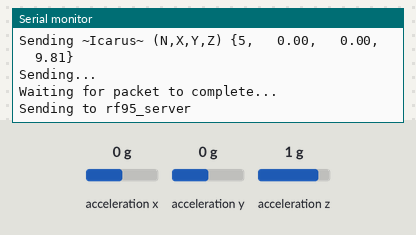
A sketch run on a simulated Arduino Uno, built with avr-gcc and run on an emulated ATmega328P. Parts: the last lines printed to the serial monitor. The inputs (shaded band) are chosen by the test bench; at power-on: acceleration x 0 g, acceleration y 0 g, acceleration z 1 g. No radio packets arrive unless stated.

Above: at 1.3 s.
1.4 s: acceleration x set to -1.4 g
At 1.44 s:
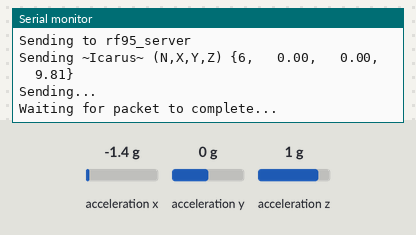
3.1 s: acceleration y set to -1.4 g
At 3.23 s:
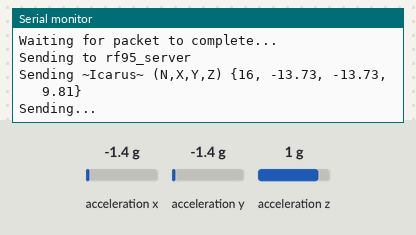
4.8 s: acceleration z set to -1.4 g
At 4.8 s:
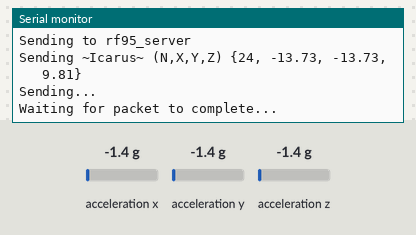
6.5 s: acceleration x set to -0.8 g
At 6.67 s:
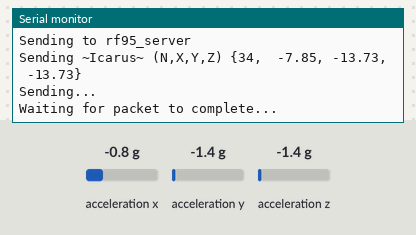
8.2 s: acceleration y set to -0.8 g
At 8.35 s:
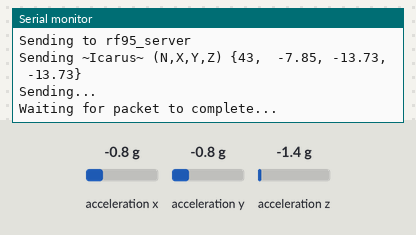
10.0 s: acceleration z set to -0.8 g
At 10.03 s:
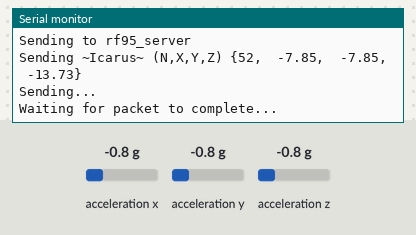

The sketch:

sketch_oct24a.ino
```cpp
#include <Wire.h>
#include <Adafruit_Sensor.h>
#include <Adafruit_ADXL345_U.h>


#include <SPI.h>

#include <RH_RF95.h>

#define RFM95_CS 9 // 0
//#define RFM95_RST 9
#define RFM95_INT 2 // 2
#define RF95_FREQ 915.0

// Singleton instanttttttttttttttttttttttttttttttce of the radio driver
RH_RF95 rf95(RFM95_CS, RFM95_INT);

// if using the Moteino board, initilize it as an arduino uno


// Create instance of the radio

Adafruit_ADXL345_Unified accel = Adafruit_ADXL345_Unified(12345);

void setup() {
  Serial.begin(9600);

  if(!accel.begin()) {
    Serial.println("No ADXL345 sensor detected.");
    while(1);
  }

  //pinMode(RFM95_RST, OUTPUT);
  //digitalWrite(RFM95_RST, HIGH);

  Serial.begin(9600);
  while (!Serial) delay(1);
  delay(100);

  Serial.println("Arduino LoRa TX Test!");

  // manual reset
  //digitalWrite(RFM95_RST, LOW);
  //delay(10);
  //digitalWrite(RFM95_RST, HIGH);
  //delay(10);

  while (!rf95.init()) {
    Serial.println("LoRa radio init failed");
    while (1);
  }
  Serial.println("LoRa radio init OK!");

  // Set frequency
  if (!rf95.setFrequency(RF95_FREQ)) {
    Serial.println("setFrequency failed");
    while (1);
  }
  Serial.print("Set Freq to: "); Serial.println(RF95_FREQ);

  // Set transmitter power
  rf95.setTxPower(23, false);
}

int16_t packetnum = 0;  // packet counter, we increment per xmission

void loop() {
  sensors_event_t event;
  accel.getEvent(&event);

  Serial.println("Sending to rf95_server");
  // Send a message to rf95_server

  char radiopacket[60];
  char xbuffer[10];    dtostrf(event.acceleration.x, 7, 2, xbuffer);
  char ybuffer[10];    dtostrf(event.acceleration.y, 7, 2, ybuffer);
  char zbuffer[10];    dtostrf(event.acceleration.z, 7, 2, zbuffer);
  char pbuffer[10];    itoa(packetnum++, pbuffer, 10);

  snprintf(radiopacket, 60, "~Icarus~ (N,X,Y,Z) {%s,%s,%s,%s}", pbuffer, xbuffer, ybuffer, zbuffer);

  Serial.print("Sending "); Serial.println(radiopacket);
  radiopacket[59] = 0;

  Serial.println("Sending...");
  delay(10);
  rf95.send((uint8_t *)radiopacket, 60);

  Serial.println("Waiting for packet to complete...");
  delay(10);
  rf95.waitPacketSent();
  // Now wait for a reply
  /*uint8_t buf[RH_RF95_MAX_MESSAGE_LEN];
  uint8_t len = sizeof(buf);

  Serial.println("Waiting for reply...");
  if (rf95.waitAvailableTimeout(1000))
  {
    // Should be a reply message for us now
    if (rf95.recv(buf, &len))
   {
      Serial.print("Got reply: ");
      Serial.println((char*)buf);
      Serial.print("RSSI: ");
      Serial.println(rf95.lastRssi(), DEC);
    }
    else
    {
      Serial.println("Receive failed");
    }
  }
  else
  {
    Serial.println("No reply, is there a listener around?");
  }*/

  delay(50);
}
```

Measured:
- after the input at 3.1 s, the serial monitor: prints a new line after 0.07 s (image 2)
- after the input at 6.5 s, the serial monitor: prints a new line at once (image 4)
